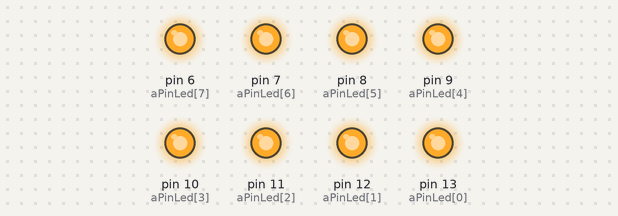
The sketch below on a simulated Arduino Uno, built with avr-gcc and run on an emulated ATmega328P. Shown: output pins drawn as LEDs (lit = HIGH).

Above: at 0.5 s.
At 3.5 s:
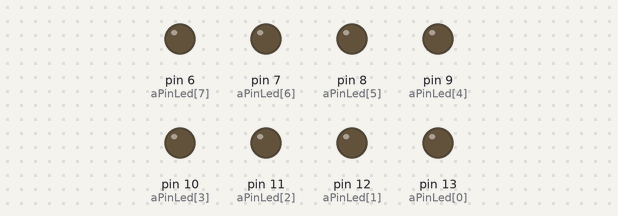
Timing chart, 0 to 4.6 s (numbered marks = the images above):
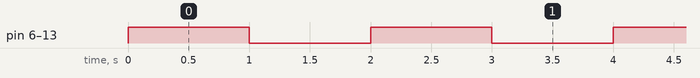

Measured:
- by itself, pin 6 (aPinLed[7]), pin 7 (aPinLed[6]), pin 8 (aPinLed[5]), pin 9 (aPinLed[4]), pin 10 (aPinLed[3]), pin 11 (aPinLed[2]), pin 12 (aPinLed[1]), pin 13 (aPinLed[0]): alternates HIGH for 1.0 s and LOW for 1.0 s

The sketch:

02_LED_array.ino
```cpp
int aPinLed[8] = {13, 12, 11, 10, 9, 8, 7, 6};

void setup() {      // 초기화
  for (int i = 0; i < 8; ++i) {
    pinMode(aPinLed[i], OUTPUT);
  }
}

void loop() {
  for (int i = 0; i < 8; ++i) {
    digitalWrite(aPinLed[i], HIGH);   // LED ON
  }
  delay(1000);

  for (int i = 0; i < 8; ++i) {
    digitalWrite(aPinLed[i], LOW);    // LED OFF
  }
  delay(1000);
}
```
